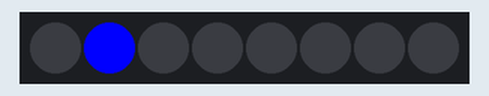
A program run on a simulated Raspberry Pi (BCM pin numbers). On the bench: 8 RGB LEDs in strip order, left to right. At 11.0 s the program stops and its outputs stay as they are.

Above: at 0.16 s.
At 2.78 s:
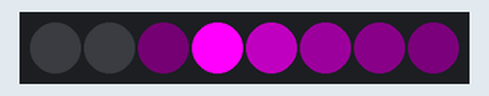
At 4.08 s:
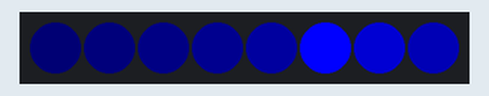
At 5.39 s:
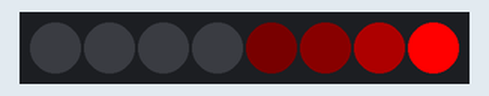
At 8.0 s:
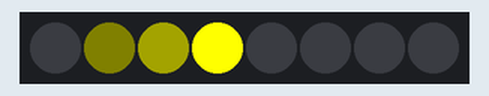
At 10.62 s:
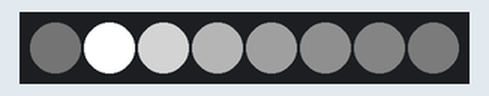
Timing chart, 0 to 12.5 s (numbered marks = the images above):
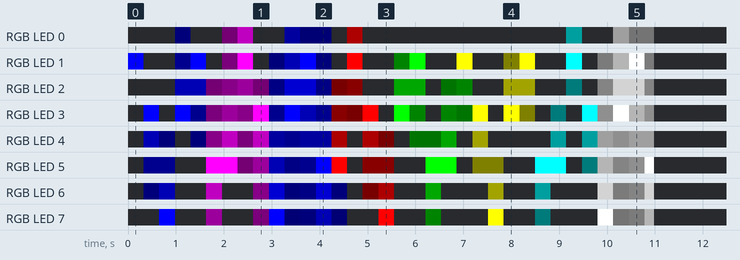

The program:

neopixel-KnightRider.py
```python
# (licence header left out)
from rpi_ws281x import PixelStrip, Color
import time

# LED strip configuration:
LED_COUNT   = 8       # Number of LED pixels in strip
LED_PIN     = 18      # GPIO pin connected to the pixels (18 uses PWM!).
#LED_PIN    = 10      # GPIO pin connected to the pixels (10 uses SPI /dev/spidev0.0).
LED_FREQ_HZ = 800000  # LED signal frequency in hertz (usually 800khz)
LED_DMA     = 10      # DMA channel to use for generating signal (try 10)
LED_BRIGHTNESS = 255     # Set to 0 for darkest and 255 for brightest
# True to invert the signal (when using NPN transistor level shift)
LED_INVERT = False
LED_CHANNEL = 0       # set to '1' for GPIOs 13, 19, 41, 45 or 53


def clearStrip():
    for i in range(0, strip.numPixels()):
        strip.setPixelColor(i, 0)
    strip.show()


def hex2color(color):
    red = (color & 0xFF0000) >> 16
    green = (color & 0x00FF00) >> 8
    blue = (color & 0x0000FF) >> 0

    return Color(red, green, blue)


def dimColor(color, width):
    red = (color & 0xFF0000) >> 16
    green = (color & 0x00FF00) >> 8
    blue = (color & 0x0000FF) >> 0

    dim_red = int(red/width)
    dim_green = int(green/width)
    dim_blue = int(blue/width)

    dim = Color(dim_red, dim_green, dim_blue)
    return dim

def knightRider(cycles=10, speed = 32, width = 4, col = 0xFF1000 ):

    """
    Credits for the idea & effect implementation to https://github.com/technobly/NeoPixel-KnightRider

    Cycles - one cycle is scanning through all pixels left then right (or right then left)
    Speed - how fast one cycle is (32 with 16 pixels is default KnightRider speed)
    Width - how wide the trail effect is on the fading out LEDs.  The original display used
            light bulbs, so they have a persistance when turning off.  This creates a trail.
            Effective range is 2 - 8, 4 is default for 16 pixels.  Play with this.
    Color - 32-bit packed RGB color value.  All pixels will be this color."""

    # https://github.com/technobly/NeoPixel-KnightRider
    # uint32_t old_val[NUM_PIXELS]; // up to 256 lights!
    # // Larson time baby!
    # for(int i = 0; i < cycles; i++)

    # special conversion needed for rpi_ws281x lib
    color = hex2color(col)

    # setup the old_val list before using it
    old_val = []
    for i in range(strip.numPixels()):
        old_val.append(i)

    # for(int i = 0; i < cycles; i++)
    for i in range(0, cycles, 1):
    #   for (int count = 1; count<NUM_PIXELS; count++) {
        for count in range(1, strip.numPixels(), 1):
            # strip.setPixelColor(count, color);
            strip.setPixelColor(count, color)
    #       old_val[count] = color;
            old_val[count] = color
    #       for(int x = count; x>0; x--) {
            for x in range(count, 0, -1):
    #           old_val[x-1] = dimColor(old_val[x-1], width);
                old_val[x-1] = dimColor(old_val[x-1], width)
    #           strip.setPixelColor(x-1, old_val[x-1]);
                strip.setPixelColor(x-1, old_val[x-1])
            strip.show()
    #       delay(speed);
            time.sleep(speed/1000)
    #     }

    #   for (int count = NUM_PIXELS-1; count>=0; count--) {
        for count in range(strip.numPixels()-2, -1, -1):
    #       strip.setPixelColor(count, color);
            strip.setPixelColor(count, color)
    #       old_val[count] = color;
            old_val[count] = color
    #       for(int x = count; x<=NUM_PIXELS ;x++) {
            for x in range(count, strip.numPixels()-1, +1):
    #           old_val[x-1] = dimColor(old_val[x-1], width);
                old_val[x+1] = dimColor(old_val[x+1], width)
    #           strip.setPixelColor(x+1, old_val[x+1]);
                strip.setPixelColor(x+1, old_val[x+1])
    #     }
            strip.show()
    #       delay(speed);
            time.sleep(speed/1000)
    #     }
    # }


if __name__ == '__main__':

    strip = PixelStrip(LED_COUNT, LED_PIN, LED_FREQ_HZ,
                                LED_DMA, LED_INVERT, LED_BRIGHTNESS, LED_CHANNEL)
    strip.begin()

    clearStrip()

    knightRider(3, 32, 4, 0x0000FF) # Cycles, Speed, Width, RGB Color (original orange-red)
    knightRider(3, 32, 3, 0xFF00FF) # Cycles, Speed, Width, RGB Color (purple)
    knightRider(3, 32, 2, 0x0000FF) # Cycles, Speed, Width, RGB Color (blue)
    knightRider(3, 32, 5, 0xFF0000) # Cycles, Speed, Width, RGB Color (red)
    knightRider(3, 32, 6, 0x00FF00) # Cycles, Speed, Width, RGB Color (green)
    knightRider(3, 32, 7, 0xFFFF00) # Cycles, Speed, Width, RGB Color (yellow)
    knightRider(3, 32, 8, 0x00FFFF) # Cycles, Speed, Width, RGB Color (cyan)
    knightRider(3, 32, 2, 0xFFFFFF) # Cycles, Speed, Width, RGB Color (white)
    clearStrip()

    # That's all folks.
```

Measured:
- by itself, RGB LED 7: off → RGB(0, 0, 255) at 0.66 s, → off 0.33 s later, → RGB(28, 0, 28) 0.65 s later, → off 0.33 s later, … (24 changes in this stretch)
- by itself, RGB LED 4: off → RGB(0, 0, 63) at 0.33 s, → RGB(0, 0, 3) 0.33 s later, → off 0.33 s later, → RGB(0, 0, 3) 0.33 s later, … (28 changes in this stretch)
